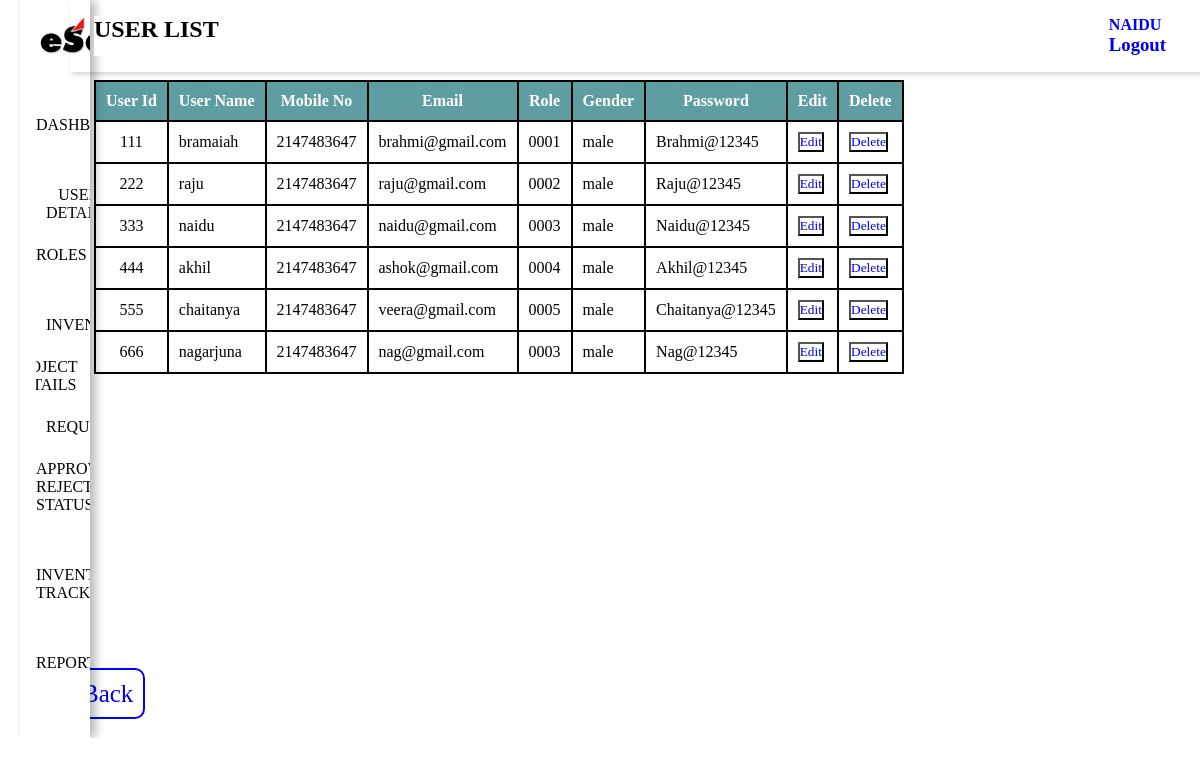
The page /empcreationdisplay.php (signed in) on the database its author committed.
### tables this page shows
CREATE TABLE `rolemasterinfo` (
  `roleid` varchar(100) NOT NULL,
  `rolename` varchar(100) NOT NULL,
  `employeelist` varchar(200) NOT NULL,
  `employeecreation` varchar(150) NOT NULL,
  `employeeupdate` varchar(200) NOT NULL,
  `employeedelete` varchar(200) NOT NULL,
  `roles` varchar(200) NOT NULL,
  `inventorylist` varchar(200) NOT NULL,
  `inventorycreation` varchar(200) NOT NULL,
  `requestlist` varchar(200) NOT NULL,
  `requestcreation` varchar(100) NOT NULL,
  `report` varchar(100) NOT NULL,
  `approvalrejectedstatus` varchar(100) NOT NULL,
  `projectlist` varchar(100) NOT NULL,
  `projectcreation` varchar(100) NOT NULL,
  `projectupdate` varchar(100) NOT NULL,
  `projectdelete` varchar(100) NOT NULL,
  `inventorytracking` varchar(100) NOT NULL
);

CREATE TABLE `employcreation` (
  `empid` varchar(200) NOT NULL,
  `empname` varchar(249) NOT NULL,
  `mobileno` int(11) NOT NULL,
  `email` varchar(150) NOT NULL,
  `role` varchar(200) NOT NULL,
  `gender` varchar(250) NOT NULL,
  `password` varchar(200) NOT NULL,
  `createdby` varchar(123) NOT NULL,
  `createdon` timestamp NOT NULL DEFAULT current_timestamp(),
  `updatedby` varchar(123) NOT NULL,
  `updatedon` timestamp NOT NULL DEFAULT current_timestamp()
);

### empcreationdisplay.php (the view, shortened to what this page needs)
<?php
include "config.php";
$query = mysqli_query($conn,"SELECT * FROM `employcreation` WHERE `empid`='".$_SESSION['empid']."' AND `password` = '".$_SESSION['password']."'");
while($row = mysqli_fetch_row($query)){
     $id = $row[4];
     $name = $row[1];
}
?>
<?php
$separateQuery = "SELECT `employeelist` FROM `rolemasterinfo` WHERE `roleid` = '$id'";
$separateResult = mysqli_query($conn,$separateQuery);
while($separateRow = mysqli_fetch_assoc($separateResult)){
    if($separateRow['employeelist'] == 1){
?>
<!DOCTYPE html>
<html lang="en">
<head>
    <link rel="stylesheet" href="task1.css">
    <link rel="stylesheet" href="hover.css">
</head>
<body>
    <div class="sidebar">
            <div class="sidebar-brand">
                <span id="kleenpulse"><img src="esoft.jpg" alt=""></span>
            </div>
            <div class="sidebar-menu">
            <ul>
                    <li>
                        <?php
                        $separatePageQuery = "SELECT * FROM `rolemasterinfo` WHERE `roleid` = '$id' ";
                        $separatePageResult = mysqli_query($conn,$separatePageQuery);
                        while($separatePageRow = mysqli_fetch_assoc($separatePageResult)){
                            ?>
                            <div>
                                <a href="task1.php">Dashboard</a>
                            </div>
                            <?php
                            if($separatePageRow['employeecreation'] == 1){
                                ?>
                                 <div class="dropdown">
                                                <button class="dropbtn" style="position:relative;">user details</button>
                                                </div>
                                <?php
                            }
                            if($separatePageRow['roles'] == 1){
                                ?>
                                 <div>
                                                <a href="rolespage.php" >Roles</a>
                                                </div>
                                <?php
                            }
                            if($separatePageRow['inventorycreation'] == 1){
                                ?>
                                <div class="dropdown">
                                                <button class="dropbtn">Inventory</button>
                                                </div>
                                <?php
                            }
                            if($separatePageRow['projectcreation'] == 1){
                                ?>
                                  <div class="dropdown">
                                                <button class="dropbtn" style="position:relative;right:36px;">Project Details</button>
                                                </div>
                                <?php
                            }
                            if($separatePageRow['requestcreation'] == 1){
                                ?>
                                  <div class="dropdown">
                                                <button class="dropbtn">Requests</button>
                                                </div>
                                <?php
                            }
                            if($separatePageRow['approvalrejectedstatus'] == 1){
                                ?>
                                <div>
                                                <a href="status.php">Approval Rejected Status</a>
                                                </div>
                                <?php
                            }
                                ?>
                                <?php
                            if($separatePageRow['inventorytracking'] == 1){
                                ?>
                                <div>
                                    <a href="dispatch.php">Inventory tracking</a>
                                </div>
                                <?php
                            }
                            if($separatePageRow['report'] == 1){
                             ?>
                              <div>
                                               <a href="report.php">Reports</a>
                                               </div>
                             <?php
                            }
                        }
                        ?>
                    </li>
                </ul>
            </div>
    </div>
    <div class="main-wrapper">
    <div class="main-content" style="background:white;">
            <header>
                <h2 class="heading" id="dashboard">
                    User List
                    </h2>
                <div class="user-wrapper">
                    <div>
                        <h4><?php echo $name ; ?> </h4>
                        <h3><a href="index.php">Logout</a></h3>
                    </div>
                </div>
            </header>
             <main style="margin-top:0px;">
             <?php
include "config.php";
?>
<div class="container">
            <table class="table" >
  <thead>
    <tr>
      <th scope="col">User Id</th>
      <th scope="col">User Name</th>
      <th scope="col">Mobile No</th>
      <th scope="col">Email</th>
      <th scope="col">Role</th>
      <th scope="col">Gender</th>
      <th scope="col">Password</th>
      <th scope="col">Edit</th>
      <th scope="col">Delete</th>
    </tr>
  </thead>
  <tbody>
   <?php
      $sql = "SELECT * FROM `employcreation`";
      $result = mysqli_query($conn,$sql);
      if($result){
        while($row = mysqli_fetch_assoc($result)){
            $empid = $row['empid'];
            $empname = $row['empname'];
            $mobileno = $row['mobileno'];
            $email = $row['email'];
            $role = $row['role'];
            $gender = $row['gender'];
            $password = $row['password'];
            echo '<tr>
            <td style="text-align:center;">'.$empid.'</td>
            <td>'.$empname.'</td>
            <td style="text-align:center;">'.$mobileno.'</td>
            <td>'.$email.'</td>
            <td style="text-align:center;">'.$role.'</td>
            <td>'.$gender.'</td>
            <td>'.$password.'</td>
            <td>
            <button class="btn btn-primary"><a href="update.php? updateid='.$empid.' " class="text-light">Edit</a></button>
            </td>
            <td>
            <button class="btn btn-danger" ><a href="delete.php? deleteid='.$empid.' " class="text-light">Delete</a></button>
            </td>
            </tr>
            ';
        }
      }
   ?>
</table>
</main>
<a href="task1.php" style= "font-size: 25px;
    border: 2px solid blue;
    border-radius: 10px;
    padding: 10px;
    position:relative;
    bottom:30px;">Back</a>
</body>
</html>
    <?php
}
}
?>

### task1.css (style rules this page uses)
:root { --for-heading: #3b026b; --color-dark: #1d2231; --text-grey: #8390a2; --dark-BG: #001623; --content-BG: #022d47; --dark-text: #b200ff; --icon-color: #520293; --purple: linear-gradient(45deg, #99013e, #7f02ed); --pink: linear-gradient(45deg, #770233, #ff0066); --orange: linear-gradient(45deg, #ff9000, #ffd400); --moon: linear-gradient(45deg, #ff9000, #7f02ed); --moon-only: linear-gradient(45deg, #fff, #7f02ed); --sun: linear-gradient(45deg, #ffc700, #8300ff); --transition: all 400ms; --new-content: rgba(255, 255, 255, .5); --indicator: rgba(255, 255, 255,.7) }
* { padding: 0; margin: 0; font-family: Poppins; box-sizing: border-box; outline: none; user-select: none; list-style-type: none; text-decoration: none; transition: all 400ms; overflow-x: hidden; background-color: white; }
body { background: rgba(0, 0, 0, .1); backdrop-filter: blur(10px); }
.sidebar { width: 170px; position: fixed; left: 0; top: 0; margin-left:20px; height: 100%; backdrop-filter: blur(6px); box-shadow: 5px 0 10px rgba(0, 0, 0, .3); z-index: 100; transition: width 300ms; }
.sidebar-brand { height: 90px; padding: 1rem 0rem 1rem 2rem; }
.sidebar-brand span { display: inline-block; padding-right: 1rem; }
.sidebar-menu li { width: 100%; margin-bottom: 1.7rem; padding-left: 1rem; }
.sidebar-menu a { display: block; color: black; text-transform: uppercase; font-weight: 500; overflow: hidden; }
.sidebar-menu { margin-top: 1rem; }
.main-content { transition: margin-left 300ms; margin-left: 250px; background: rgba(0, 0, 0, .2); }
header { background: var(--new-BG); display: flex; justify-content: space-between; padding: 1rem 1.5rem; box-shadow: 2px 2px 5px rgba(0, 0, 0, .2); position: fixed; left: 250px; width: calc(100% - 250px); top: 0; z-index: 100; transition: left 300ms; }
header h2 { color: black; text-transform: uppercase; }
.user-wrapper { display: flex; align-items: center; padding: 0 10px; }
.user-wrapper div h4 { color: blue; }
h4 { text-transform:uppercase; }
main { margin-top: 0px; padding: 5rem 1.5rem; min-height: calc(100vh - 90px); }
.heading { color:black; }
table { border-collapse: collapse; }
thead tr { border-top: 1px solid var(--new-content); border-bottom: 1px solid var(--new-content); }
td { padding: .5rem 0.3rem; font-size: 1rem; color: #000; }
@media only screen and (max-width: 1200px) { .sidebar { width: 70px; } }
@media only screen and (max-width: 1200px) { .sidebar .sidebar-brand, .sidebar li { padding-left: 1rem; text-align: center; } }
@media only screen and (max-width: 1200px) { .sidebar li a { margin-bottom: 2rem !important; } }
@media only screen and (max-width: 1200px) { .sidebar li a { padding-left: 0rem; } }
@media only screen and (max-width: 1200px) { .main-content { margin-left: 70px; } }
@media only screen and (max-width: 1200px) { .main-content header { width: calc(100% - 70px); left: 70px; } }

### hover.css (style rules this page uses)
.dropbtn { color: black; padding: 10px; font-size: 16px; border: none; text-transform:uppercase; }
.dropdown { position: relative; display: inline-block; }
div > a { padding: 10px; }

### empcreationdisplay.php (style rules this page uses)
span > img { width:115px; }
.table { border:2px solid blue; }
th { background-color:#5f9ea0; color:#fff; border:2px solid black; padding:10px; }
td { border:2px solid black; padding:10px; color:#000; }
td { text-align:left; }

### rows shown on the page
rolemasterinfo: employeecreation "USER DETAILS", roles "ROLES", inventorycreation "INVENTORY", projectcreation "PROJECT DETAILS", requestcreation "REQUESTS", approvalrejectedstatus "APPROVAL REJECTED STATUS", inventorytracking "INVENTORY TRACKING", report "REPORTS"
employcreation: empname "NAIDU", empid "333", empname "naidu", mobileno "2147483647", email "naidu@gmail.com", role "0003", gender "male", password "Naidu@12345"
employcreation: empid "111", empname "bramaiah", mobileno "2147483647", email "brahmi@gmail.com", role "0001", gender "male", password "Brahmi@12345"
employcreation: empid "222", empname "raju", mobileno "2147483647", email "raju@gmail.com", role "0002", gender "male", password "Raju@12345"
employcreation: empid "444", empname "akhil", mobileno "2147483647", email "ashok@gmail.com", role "0004", gender "male", password "Akhil@12345"
employcreation: empid "555", empname "chaitanya", mobileno "2147483647", email "veera@gmail.com", role "0005", gender "male", password "Chaitanya@12345"
employcreation: empid "666", empname "nagarjuna", mobileno "2147483647", email "nag@gmail.com", role "0003", gender "male", password "Nag@12345"
